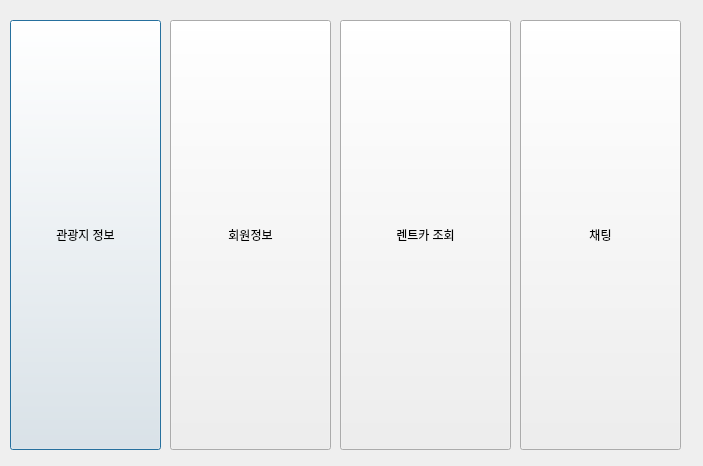
<?xml version="1.0" encoding="UTF-8"?>
<ui version="4.0">
 <class>mainpage</class>
 <widget class="QDialog" name="mainpage">
  <property name="geometry">
   <rect>
    <x>0</x>
    <y>0</y>
    <width>703</width>
    <height>466</height>
   </rect>
  </property>
  <property name="windowTitle">
   <string>Dialog</string>
  </property>
  <widget class="QPushButton" name="contentPush">
   <property name="geometry">
    <rect>
     <x>10</x>
     <y>20</y>
     <width>151</width>
     <height>430</height>
    </rect>
   </property>
   <property name="text">
    <string>관광지 정보</string>
   </property>
  </widget>
  <widget class="QPushButton" name="userPush">
   <property name="geometry">
    <rect>
     <x>170</x>
     <y>20</y>
     <width>161</width>
     <height>430</height>
    </rect>
   </property>
   <property name="text">
    <string>회원정보</string>
   </property>
  </widget>
  <widget class="QPushButton" name="rentalPush">
   <property name="geometry">
    <rect>
     <x>340</x>
     <y>20</y>
     <width>171</width>
     <height>430</height>
    </rect>
   </property>
   <property name="text">
    <string>렌트카 조회</string>
   </property>
  </widget>
  <widget class="QPushButton" name="chat_btn">
   <property name="geometry">
    <rect>
     <x>520</x>
     <y>20</y>
     <width>161</width>
     <height>430</height>
    </rect>
   </property>
   <property name="text">
    <string>채팅</string>
   </property>
  </widget>
 </widget>
 <resources/>
 <connections/>
</ui>
